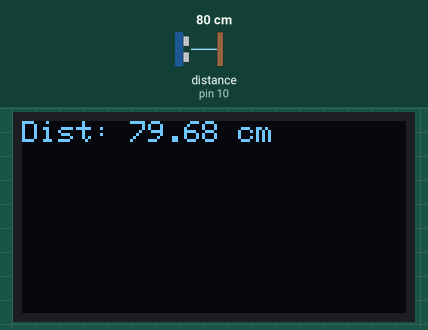
This sketch was run on a simulated Arduino Uno, built with avr-gcc and run on an emulated ATmega328P. Shown: 128×64 one-colour display. Wiring (inferred from the names in the program): ultrasonic range finder: trigger pin 7; echo pin 10. The inputs (shaded band) are chosen by the test bench; at power-on: distance to the obstacle (sensor on pin 10) 80 cm. The echo pulse lasts 58.3 µs per cm; what the sketch prints to the serial monitor is not drawn.

Above: at 1.0 s.
1.3 s: distance to the obstacle (sensor on pin 10) set to 4 cm
At 1.8 s:
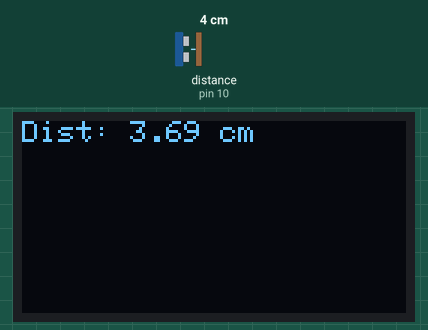
2.8 s: distance to the obstacle (sensor on pin 10) set to 2 cm
At 3.07 s:
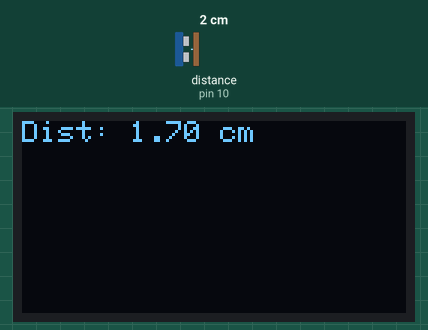
4.4 s: distance to the obstacle (sensor on pin 10) set to 9 cm
At 4.55 s:
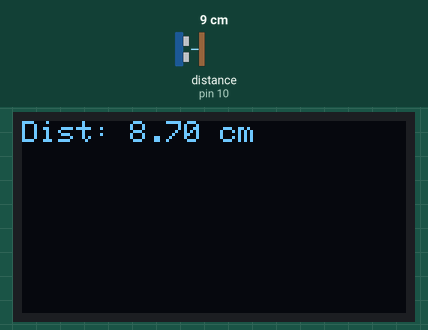
5.9 s: distance to the obstacle (sensor on pin 10) set to 18 cm
At 7.1 s:
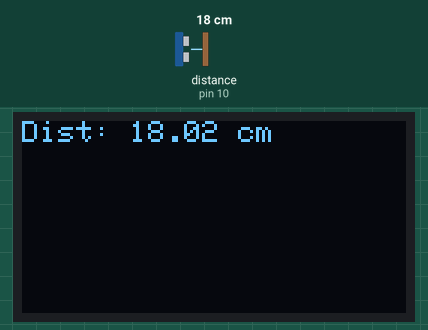
Timing chart, 0 to 8.6 s (numbered marks = the images above; inputs shaded):
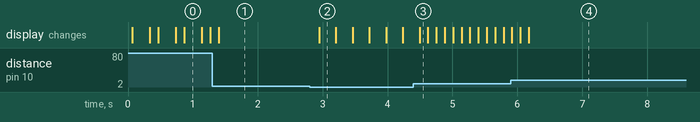

The sketch:

MFL14_Ultrasonic.ino
```cpp
#include <Wire.h>
#include <Adafruit_GFX.h>
#include <Adafruit_SSD1306.h>

// Ultrasonic pins
const int trigPin = 7;
const int echoPin = 10;

#define SCREEN_WIDTH 128
#define SCREEN_HEIGHT 64
Adafruit_SSD1306 display(SCREEN_WIDTH, SCREEN_HEIGHT, &Wire, -1);

void setup() {
  pinMode(trigPin, OUTPUT);
  pinMode(echoPin, INPUT);


  Serial.begin(9600);
    // Initialize OLED
  if (!display.begin(SSD1306_SWITCHCAPVCC, 0x3C)) {
    Serial.println(F("SSD1306 allocation failed"));
    for (;;);
  }

}

void loop() {
  float distance = getDistance();

  // Print both distance and MQ135 values
  Serial.print("Distance: ");
  Serial.print(distance);
  Serial.println(" cm | ");

  display.clearDisplay();
  display.setTextSize(1);
  display.setTextColor(SSD1306_WHITE);
  display.setCursor(0, 0);
  display.print("Dist: ");
  display.print(distance);
  display.println(" cm");
  display.display();
  delay(100);
}

float getDistance() {
  // Send trigger pulse
  digitalWrite(trigPin, LOW);
  delayMicroseconds(2);
  digitalWrite(trigPin, HIGH);
  delayMicroseconds(10);
  digitalWrite(trigPin, LOW);

  // Read echo time
  long duration = pulseIn(echoPin, HIGH);

  // Convert to cm
  float distance = duration * 0.0343 / 2.0;
  return distance;
}
```

Measured:
- after the input at 1.3 s, the display: changes after 0.10 s (image 1)
- after the input at 2.8 s, the display: changes after 0.15 s (image 2)
- after the input at 4.4 s, the display: changes after 0.09 s (image 3)
- after the input at 5.9 s, the display: first differs from a run without the input after 0.15 s (image 4 shows a later state)
